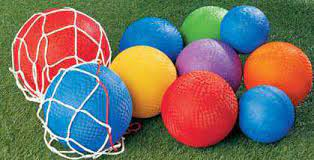
#> input picture hw2/balls.jpg, 314 x 160 px
$ python main.py balls.jpg
#> lines starting #> are read from the running program, lines starting #| are printed output that depends on the picture
### hw2/intensity_transform.py
import numpy as np

def ConstrastAdjust(dst, contrast, brightness):
    a = contrast
    b = brightness

    dst = dst * a + b
    dst[dst > 255] = 255
    dst[dst < 0] = 0

    return dst

# [41 lines left out: functions GammaCorrection, LogTransform, pixelVal, HistogramEqual, not called in this run]

### hw2/canny_edge.py
import numpy as np


def non_max_suppression(img, D):
    row, col = img.shape
    res = np.zeros((row, col))
    angle = D * 180. / np.pi
    angle[angle < 0] += 180


    for i in range(1, row-1):
        for j in range(1, col-1):
            try:
                q = 255
                r = 255

               #angle 0
                if (0 <= angle[i,j] < 22.5) or (157.5 <= angle[i,j] <= 180):
                    q = img[i, j+1]
                    r = img[i, j-1]
                #angle 45
                elif (22.5 <= angle[i,j] < 67.5):
                    q = img[i+1, j-1]
                    r = img[i-1, j+1]
                #angle 90
                elif (67.5 <= angle[i,j] < 112.5):
                    q = img[i+1, j]
                    r = img[i-1, j]
                #angle 135
                elif (112.5 <= angle[i,j] < 157.5):
                    q = img[i-1, j-1]
                    r = img[i+1, j+1]

                if (img[i,j] >= q) and (img[i,j] >= r):
                    res[i,j] = img[i,j]
                else:
                    res[i,j] = 0

            except IndexError as e:
                pass

    return res

def threshold(img, lowThresholdRatio, highThresholdRatio):

    highThreshold = img.max() * highThresholdRatio
    lowThreshold = highThreshold * lowThresholdRatio

    row, col = img.shape
    res = np.zeros((row, col))

    weak = 25
    strong = 255

    strong_i, strong_j = np.where(img >= highThreshold)
    zeros_i, zeros_j = np.where(img < lowThreshold)

    weak_i, weak_j = np.where((img <= highThreshold) & (img >= lowThreshold))

    res[strong_i, strong_j] = strong
    res[weak_i, weak_j] = weak

    return res

### hw2/noise_reduction.py
import numpy as np
from numba import jit

# [6 lines left out: function GetMeanFilter, not called in this run]

def GetGaussianFilter(sigma):
    x, y  = np.mgrid[-1:2, -1:2]
    gaussion_filter = np.exp(-(x**2 + y**2) / 2 * pow(sigma, 2))
    gaussion_filter = gaussion_filter / gaussion_filter.sum() # normalize

    return gaussion_filter

@jit
def Convolution(dst, row, col, ftr):
    tmp = np.zeros((row, col))

    for i in range(2, row-2):
        for j in range(2, col-2):
            for k in range(i-1, i+2):
                for l in range(j-1, j+2):
                    tmp[i][j] += dst[k][l] * ftr[k-i+1][l-j+1]

    return tmp


# [22 lines left out: functions GetMedianFilter, GetAlphaTrimmedMeanFilter, not called in this run]

### hw2/main.py
import numpy as np
import sys
import cv2

from matplotlib import pyplot as plt
from intensity_transform import *
from noise_reduction import *
from bilateral_filter import *
from canny_edge import *
from edge_detect_array import *

path = sys.argv[1]
img = cv2.imread(path, cv2.IMREAD_GRAYSCALE)
#> img: shape (160, 314); min 0, max 255, mean 113
row, col= img.shape
#> row = 160; col = 314

dst = img.copy()
# dst = dst[:,:,::-1] # bgr to rgb
# dst = np.where(dst > np.mean(dst), 255, 0)

# === noise_reduction ===
# mean_filter = GetMeanFilter()
gaussian_filter = GetGaussianFilter(1)
dst = Convolution(dst, row, col, gaussian_filter)
dst_y = Convolution(dst, row, col, sobel)
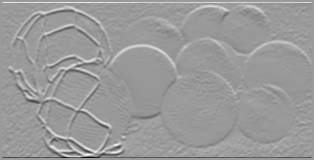
#> dst_y: shape (160, 314) float64; min -892.9, max 581.2, mean 0.3; drawn with min black and max white
dst_x = Convolution(dst, row, col, sobel.T)
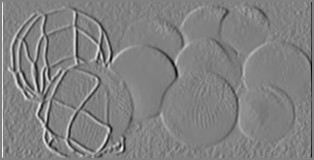
#> dst_x: shape (160, 314) float64; min -542.1, max 524.2, mean -0.3; drawn with min black and max white
dst = np.hypot(dst_y, dst_x)
dst = dst / dst.max() * 255

# === intensity_transform ===
dst = ConstrastAdjust(dst, 3, 3)
#> in ConstrastAdjust, `dst[dst > 255] = 255`:
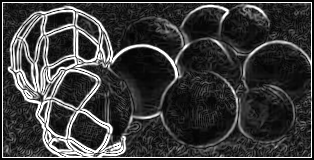
#> dst: shape (160, 314) float64; min 3, max 255, mean 59.5
# [7 lines of commented-out code are left out]
theta = np.arctan2(dst_y, dst_x)
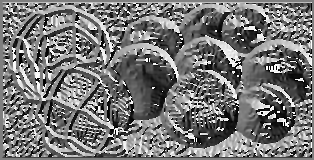
#> theta: shape (160, 314) float64; min -3.14, max 3.14, mean -0.218; drawn with min black and max white
dst = non_max_suppression(dst, theta)
#> in non_max_suppression, `angle[angle < 0] += 180`:
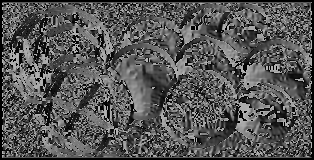
#> angle: shape (160, 314) float64; min 0, max 180, mean 85.7
#> after the loop in non_max_suppression, `for i in range(1, row-1):`:
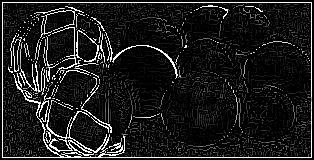
#> res: shape (160, 314) float64; min 0, max 255, mean 26.7

# dst = ConstrastAdjust(dst, 3, 3)

dst = threshold(dst, 0.1, 0.6)
#> in threshold, `highThreshold = img.max() * highThresholdRatio`: highThreshold = 153
#> in threshold, `lowThreshold = highThreshold * lowThresholdRatio`: lowThreshold = 15.3
#> in threshold, `strong_i, strong_j = np.where(img >= highThreshold)`: strong_i = 3744 values from 2 to 157; strong_j = 3744 values, max 311 at index 309, min 2 at index 0, mean 100.6
#> in threshold, `weak_i, weak_j = np.where((img <= highThreshold) & (img >= lowThreshol..`: weak_i = 8901 values from 3 to 156; weak_j = 8901 values, max 311 at index 5271, min 3 at index 301, mean 168.1

# === intensity_transform ===
dst = ConstrastAdjust(dst, 3, 3)
#> call 2 of ConstrastAdjust, with contrast = 3, brightness = 3
#> in ConstrastAdjust (call 2), `dst[dst > 255] = 255`:
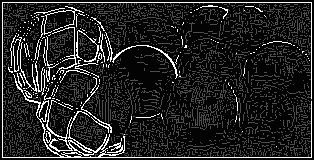
#> dst: shape (160, 314) float64; min 3, max 255, mean 35.1
# [7 lines of commented-out code are left out]


dst = np.round(dst)
dst = dst.astype(np.uint8)

# cv2.imshow('img', img)
# cv2.imshow('dst', dst)

# cv2.waitKey(0)

cv2.imwrite("images/test.png", dst)
# cv2.destroyAllWindows()

plt.figure(figsize=(10, 8))
plt.imshow(dst, cmap="gray")
plt.show()
